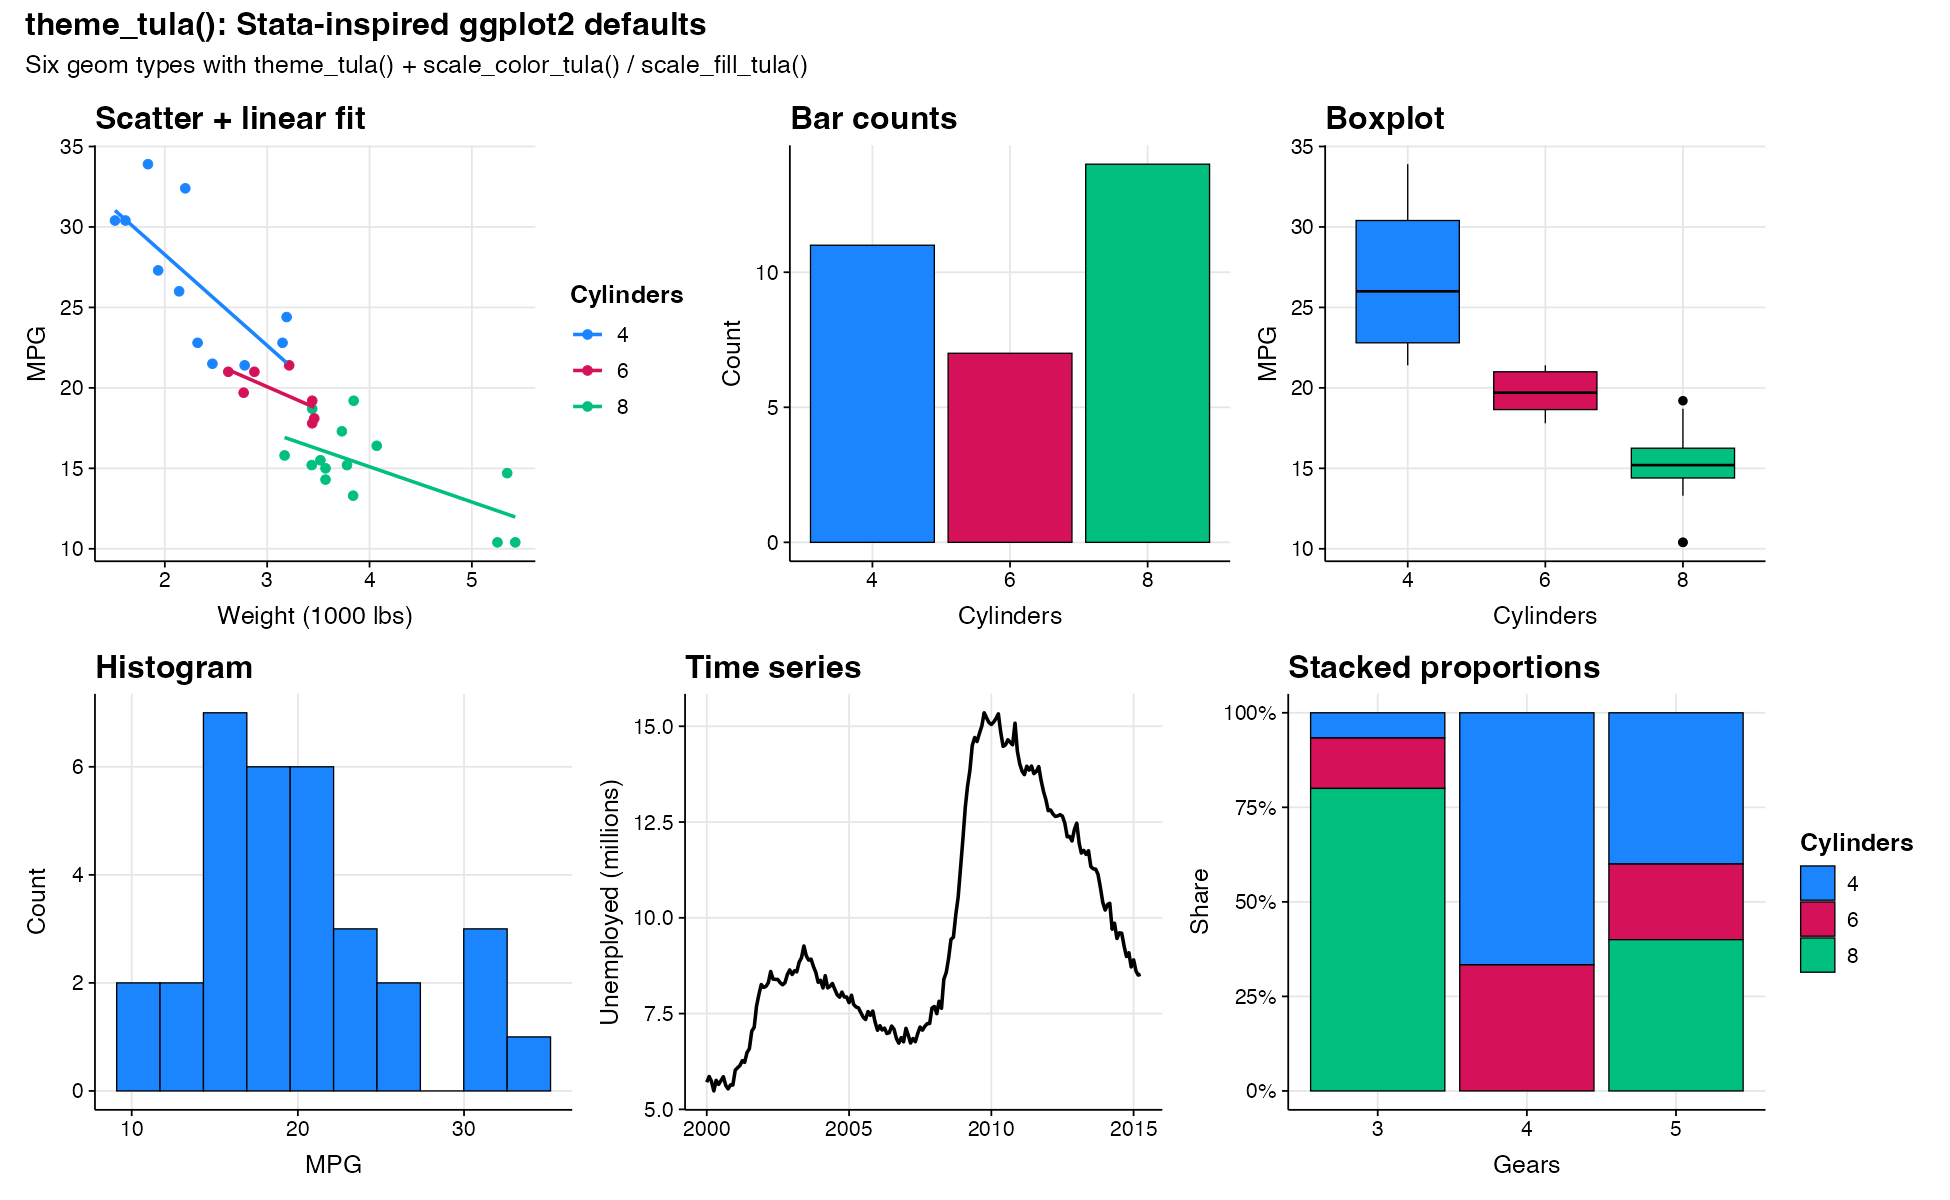

The R source for this figure:
# theme_tula_gallery.R
# -----------------------------------------------------------------------------
# Renders a single image showcasing several ggplot2 geom types styled with
# theme_tula() and the matching scale_color_tula() / scale_fill_tula() scales.
# Output: theme_tula_gallery.png
#
# Run with:  Rscript theme_tula_gallery.R
# -----------------------------------------------------------------------------

suppressMessages(devtools::load_all("."))
suppressMessages({
  library(ggplot2)
  library(patchwork)
})

mt <- mtcars
mt$cyl  <- factor(mt$cyl)
mt$gear <- factor(mt$gear)
bs <- 12  # base font size tuned for a six-panel grid

# 1. Scatter with a fitted line, coloured by group
p_scatter <- ggplot(mt, aes(wt, mpg, colour = cyl)) +
  geom_point(size = 2) +
  geom_smooth(method = "lm", formula = y ~ x, se = FALSE, linewidth = 0.8) +
  scale_color_tula() +
  labs(title = "Scatter + linear fit", x = "Weight (1000 lbs)", y = "MPG",
       colour = "Cylinders") +
  theme_tula(base_size = bs)

# 2. Bar counts (shows the theme's thin black outlines on filled geoms)
p_bar <- ggplot(mt, aes(cyl, fill = cyl)) +
  geom_bar() +
  scale_fill_tula() +
  labs(title = "Bar counts", x = "Cylinders", y = "Count") +
  theme_tula(base_size = bs) +
  theme(legend.position = "none")

# 3. Boxplot by group
p_box <- ggplot(mt, aes(cyl, mpg, fill = cyl)) +
  geom_boxplot() +
  scale_fill_tula() +
  labs(title = "Boxplot", x = "Cylinders", y = "MPG") +
  theme_tula(base_size = bs) +
  theme(legend.position = "none")

# 4. Histogram
p_hist <- ggplot(mt, aes(mpg)) +
  geom_histogram(bins = 10) +
  labs(title = "Histogram", x = "MPG", y = "Count") +
  theme_tula(base_size = bs)

# 5. Time series line
ec <- economics[economics$date >= as.Date("2000-01-01"), ]
p_line <- ggplot(ec, aes(date, unemploy / 1000)) +
  geom_line(linewidth = 0.8) +
  labs(title = "Time series", x = NULL, y = "Unemployed (millions)") +
  theme_tula(base_size = bs)

# 6. Stacked proportions
p_stack <- ggplot(mt, aes(gear, fill = cyl)) +
  geom_bar(position = "fill") +
  scale_fill_tula() +
  scale_y_continuous(labels = scales::percent) +
  labs(title = "Stacked proportions", x = "Gears", y = "Share",
       fill = "Cylinders") +
  theme_tula(base_size = bs)

gallery <- (p_scatter | p_bar | p_box) /
           (p_hist    | p_line | p_stack) +
  plot_annotation(
    title    = "theme_tula(): Stata-inspired ggplot2 defaults",
    subtitle = "Six geom types with theme_tula() + scale_color_tula() / scale_fill_tula()",
    theme    = theme_tula(base_size = bs)
  )

ggsave("theme_tula_gallery.png", gallery,
       width = 13, height = 8, dpi = 150, bg = "white")

message("Wrote theme_tula_gallery.png")
